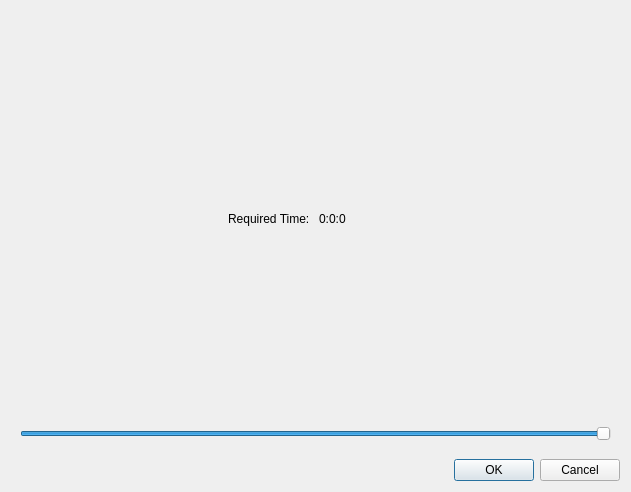
<?xml version="1.0" encoding="UTF-8"?>
<ui version="4.0">
 <class>PreviewWindow</class>
 <widget class="QDialog" name="PreviewWindow">
  <property name="geometry">
   <rect>
    <x>0</x>
    <y>0</y>
    <width>631</width>
    <height>492</height>
   </rect>
  </property>
  <property name="windowTitle">
   <string>Preview Path</string>
  </property>
  <layout class="QVBoxLayout" name="verticalLayout">
   <item>
    <widget class="QFrame" name="frame">
     <property name="frameShape">
      <enum>QFrame::NoFrame</enum>
     </property>
     <property name="frameShadow">
      <enum>QFrame::Raised</enum>
     </property>
     <layout class="QVBoxLayout" name="verticalLayout_2">
      <item>
       <layout class="QHBoxLayout" name="horizontalLayout">
        <item alignment="Qt::AlignRight">
         <widget class="QLabel" name="requiredTimeTitle">
          <property name="text">
           <string>Required Time: </string>
          </property>
         </widget>
        </item>
        <item>
         <widget class="QLabel" name="requiredTimeLabel">
          <property name="text">
           <string>0:0:0</string>
          </property>
         </widget>
        </item>
       </layout>
      </item>
      <item>
       <widget class="QSlider" name="progress">
        <property name="minimumSize">
         <size>
          <width>0</width>
          <height>20</height>
         </size>
        </property>
        <property name="cursor">
         <cursorShape>PointingHandCursor</cursorShape>
        </property>
        <property name="autoFillBackground">
         <bool>false</bool>
        </property>
        <property name="maximum">
         <number>100</number>
        </property>
        <property name="value">
         <number>100</number>
        </property>
        <property name="orientation">
         <enum>Qt::Horizontal</enum>
        </property>
        <property name="invertedAppearance">
         <bool>false</bool>
        </property>
        <property name="invertedControls">
         <bool>false</bool>
        </property>
       </widget>
      </item>
     </layout>
    </widget>
   </item>
   <item>
    <widget class="QDialogButtonBox" name="buttonBox">
     <property name="orientation">
      <enum>Qt::Horizontal</enum>
     </property>
     <property name="standardButtons">
      <set>QDialogButtonBox::Cancel|QDialogButtonBox::Ok</set>
     </property>
    </widget>
   </item>
  </layout>
 </widget>
 <resources/>
 <connections>
  <connection>
   <sender>buttonBox</sender>
   <signal>accepted()</signal>
   <receiver>PreviewWindow</receiver>
   <slot>accept()</slot>
   <hints>
    <hint type="sourcelabel">
     <x>248</x>
     <y>254</y>
    </hint>
    <hint type="destinationlabel">
     <x>157</x>
     <y>274</y>
    </hint>
   </hints>
  </connection>
  <connection>
   <sender>buttonBox</sender>
   <signal>rejected()</signal>
   <receiver>PreviewWindow</receiver>
   <slot>reject()</slot>
   <hints>
    <hint type="sourcelabel">
     <x>316</x>
     <y>260</y>
    </hint>
    <hint type="destinationlabel">
     <x>286</x>
     <y>274</y>
    </hint>
   </hints>
  </connection>
 </connections>
</ui>
